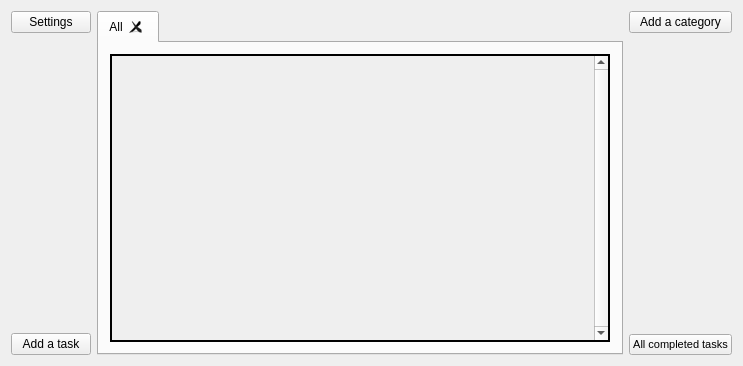
<?xml version="1.0" encoding="UTF-8"?>
<ui version="4.0">
 <class>TaskBookClass</class>
 <widget class="QWidget" name="TaskBookClass">
  <property name="geometry">
   <rect>
    <x>0</x>
    <y>0</y>
    <width>743</width>
    <height>366</height>
   </rect>
  </property>
  <property name="windowTitle">
   <string>The Task Book</string>
  </property>
  <layout class="QHBoxLayout" name="horizontalLayout" stretch="0,0,0">
   <item>
    <layout class="QVBoxLayout" name="left_column">
     <item>
      <widget class="QPushButton" name="qpbSettings">
       <property name="enabled">
        <bool>true</bool>
       </property>
       <property name="text">
        <string>Settings</string>
       </property>
      </widget>
     </item>
     <item>
      <spacer name="vertspacer3">
       <property name="orientation">
        <enum>Qt::Vertical</enum>
       </property>
       <property name="sizeHint" stdset="0">
        <size>
         <width>20</width>
         <height>40</height>
        </size>
       </property>
      </spacer>
     </item>
     <item>
      <widget class="QPushButton" name="qpbAddTask">
       <property name="text">
        <string>Add a task</string>
       </property>
      </widget>
     </item>
    </layout>
   </item>
   <item>
    <widget class="QTabWidget" name="categories">
     <property name="tabPosition">
      <enum>QTabWidget::North</enum>
     </property>
     <property name="tabShape">
      <enum>QTabWidget::Rounded</enum>
     </property>
     <property name="currentIndex">
      <number>0</number>
     </property>
     <property name="elideMode">
      <enum>Qt::ElideLeft</enum>
     </property>
     <property name="usesScrollButtons">
      <bool>true</bool>
     </property>
     <property name="documentMode">
      <bool>false</bool>
     </property>
     <property name="tabsClosable">
      <bool>true</bool>
     </property>
     <property name="movable">
      <bool>true</bool>
     </property>
     <property name="tabBarAutoHide">
      <bool>false</bool>
     </property>
     <widget class="QWidget" name="All">
      <attribute name="title">
       <string>All</string>
      </attribute>
      <layout class="QVBoxLayout" name="verticalLayout">
       <item>
        <widget class="QScrollArea" name="qsaArea">
         <property name="styleSheet">
          <string notr="true">QScrollArea {
border-style: solid;
border-width: 2px;
}</string>
         </property>
         <property name="verticalScrollBarPolicy">
          <enum>Qt::ScrollBarAlwaysOn</enum>
         </property>
         <property name="horizontalScrollBarPolicy">
          <enum>Qt::ScrollBarAlwaysOff</enum>
         </property>
         <property name="sizeAdjustPolicy">
          <enum>QAbstractScrollArea::AdjustIgnored</enum>
         </property>
         <property name="widgetResizable">
          <bool>true</bool>
         </property>
         <widget class="QWidget" name="qwArea">
          <property name="geometry">
           <rect>
            <x>0</x>
            <y>0</y>
            <width>482</width>
            <height>297</height>
           </rect>
          </property>
          <layout class="QVBoxLayout" name="verticalLayout_2">
           <item>
            <spacer name="vertSpacer">
             <property name="orientation">
              <enum>Qt::Vertical</enum>
             </property>
             <property name="sizeHint" stdset="0">
              <size>
               <width>20</width>
               <height>40</height>
              </size>
             </property>
            </spacer>
           </item>
          </layout>
         </widget>
        </widget>
       </item>
      </layout>
     </widget>
    </widget>
   </item>
   <item>
    <layout class="QVBoxLayout" name="rigthColumn" stretch="0,0,0">
     <property name="spacing">
      <number>6</number>
     </property>
     <property name="leftMargin">
      <number>0</number>
     </property>
     <property name="rightMargin">
      <number>0</number>
     </property>
     <property name="bottomMargin">
      <number>0</number>
     </property>
     <item>
      <widget class="QPushButton" name="qpbAddCategory">
       <property name="text">
        <string>Add a category</string>
       </property>
      </widget>
     </item>
     <item>
      <spacer name="vertSpacer2">
       <property name="orientation">
        <enum>Qt::Vertical</enum>
       </property>
       <property name="sizeHint" stdset="0">
        <size>
         <width>20</width>
         <height>40</height>
        </size>
       </property>
      </spacer>
     </item>
     <item>
      <widget class="QPushButton" name="qpbCompleteTasks">
       <property name="font">
        <font>
         <pointsize>8</pointsize>
        </font>
       </property>
       <property name="text">
        <string>All completed tasks</string>
       </property>
       <property name="checkable">
        <bool>false</bool>
       </property>
      </widget>
     </item>
    </layout>
   </item>
  </layout>
 </widget>
 <layoutdefault spacing="6" margin="11"/>
 <resources>
  <include location="taskbook.qrc"/>
 </resources>
 <connections/>
</ui>
